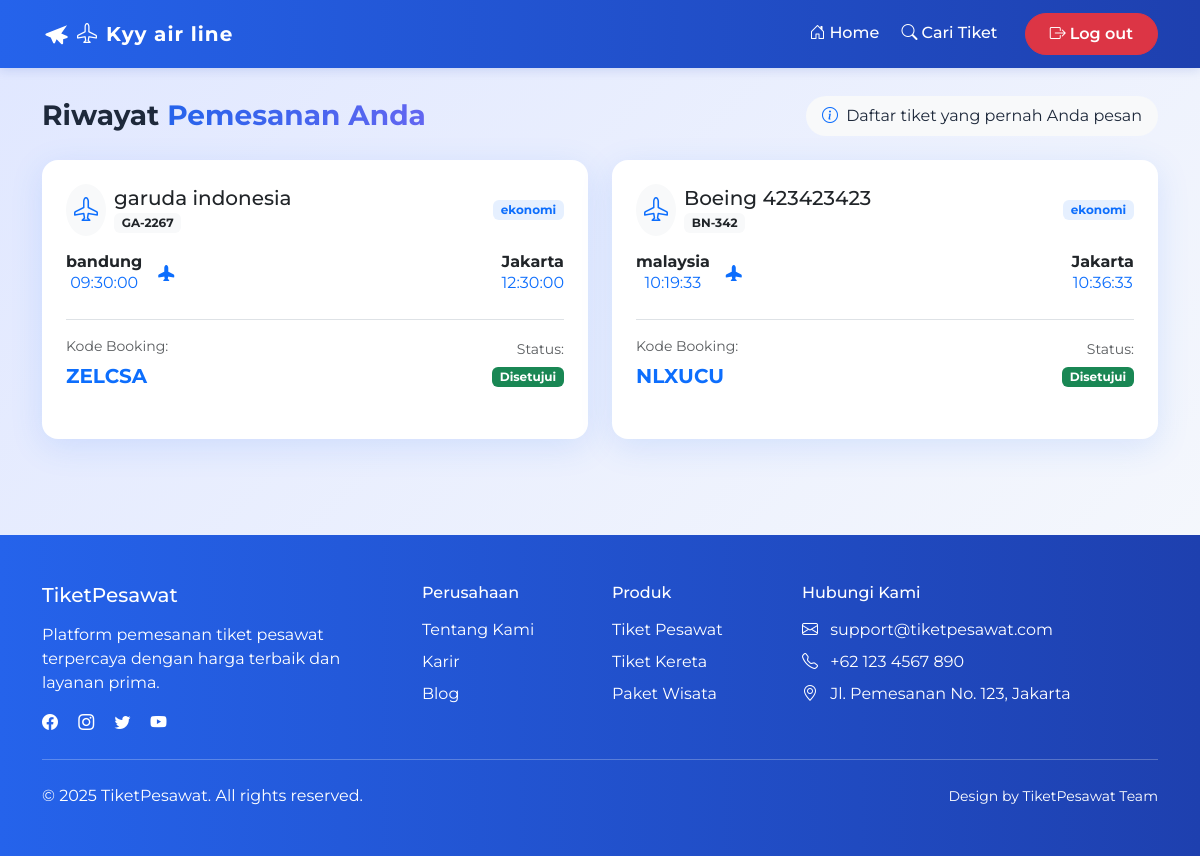
Before: /riwayat.php (signed in) with the older database file.
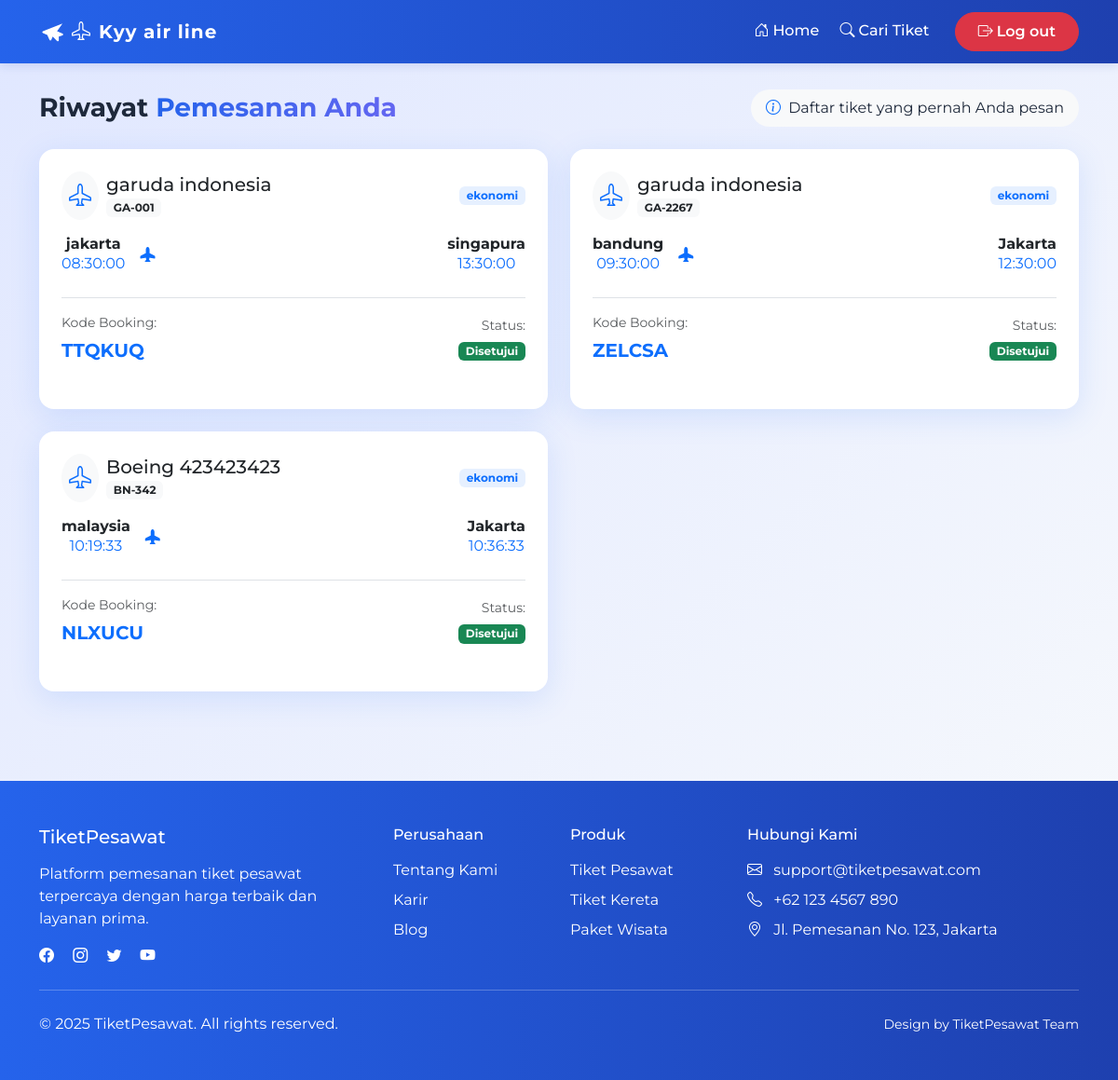
After: the same page with the newer database file.
### tables this page shows
CREATE TABLE `bookings` (
  `id` int NOT NULL,
  `id_pesawat` int NOT NULL,
  `id_user` int NOT NULL,
  `kode` varchar(50) NOT NULL,
  `status` enum('disetujui','menunggu') NOT NULL,
  `kelas` enum('ekonomi','bisnis','first class') NOT NULL,
  `jumlah` int NOT NULL DEFAULT '1',
  `total_harga` int NOT NULL DEFAULT '0',
  `created_at` timestamp NOT NULL DEFAULT CURRENT_TIMESTAMP
);

CREATE TABLE `pesawat` (
  `id` int NOT NULL,
  `nama` varchar(50) NOT NULL,
  `no_penerbangan` varchar(50) NOT NULL,
  `asal` varchar(50) NOT NULL,
  `tujuan` varchar(50) NOT NULL,
  `waktu_berangkat` time DEFAULT NULL,
  `harga` decimal(12,2) NOT NULL,
  `created_at` timestamp NOT NULL DEFAULT CURRENT_TIMESTAMP,
  `updated_at` timestamp NOT NULL DEFAULT CURRENT_TIMESTAMP,
  `waktu_tiba` time DEFAULT NULL,
  `kursi_tersedia` int NOT NULL
);

### riwayat.php (the view, shortened to what the changed rows need)
<?php
include "./koneksi.php";
$user_history = [];
$user_id = null;
if (isset($_SESSION["username"])) {
    $username = $_SESSION["username"];
    $stmt_user = $mysql->prepare("SELECT id FROM users WHERE username = ? LIMIT 1");
    $stmt_user->bind_param("s", $username);
    $stmt_user->execute();
    $user_result = $stmt_user->get_result();
    if ($user_result->num_rows > 0) {
        $user_data = $user_result->fetch_assoc();
        $user_id = (int)$user_data["id"];
    }
}
if ($user_id) {
    $query = "
        SELECT
            p.nama, p.no_penerbangan, p.asal, p.tujuan,
            p.waktu_berangkat, p.waktu_tiba, p.harga,
            k.kode, k.status, k.kelas
        FROM bookings k
        JOIN pesawat p ON k.id_pesawat = p.id
        WHERE k.id_user = ?
        ORDER BY k.id DESC
    ";
    $stmt_history = $mysql->prepare($query);
    if ($stmt_history === false) {
        error_log("Error preparing history query: " . $mysql->error);
    } else {
        $stmt_history->bind_param("i", $user_id);
        $stmt_history->execute();
        $history_result = $stmt_history->get_result();
        if ($history_result) {
            $user_history = $history_result->fetch_all(MYSQLI_ASSOC);
        }
    }
} else {
    header("Location: login.php");
    exit;
}
?>
<!DOCTYPE html>
<html lang="id">
<head>
    <link href="https://cdn.jsdelivr.net/npm/bootstrap@5.3.3/dist/css/bootstrap.min.css" rel="stylesheet">
    <link rel="stylesheet" href="https://cdn.jsdelivr.net/npm/bootstrap-icons@1.11.1/font/bootstrap-icons.css">
    <link rel="stylesheet" href="./assets/css/style.css">
    <link rel="stylesheet" href="https://cdnjs.cloudflare.com/ajax/libs/animate.css/4.1.1/animate.min.css" />
</head>
<body>
    <section class="container py-5 mt-5">
        <div class="search-results">
            <?php if (empty($user_history)) : ?>
                <div class="text-center py-5">
                    <i class="bi bi-journal-x" style="font-size: 4rem; color: #6c757d;"></i>
                    <h4 class="mt-3">Riwayat Anda Masih Kosong</h4>
                    <p class="text-muted">Anda belum pernah melakukan pemesanan tiket pesawat.</p>
                    <a href="pencarian.php" class="btn btn-primary mt-3">
                        <i class="bi bi-search me-2"></i>Cari Tiket Sekarang
                    </a>
                </div>
            <?php else : ?>
                <div class="row g-4" data-animate="animate-fade-in">
                    <?php foreach ($user_history as $pesanan) :
                        $status_class = 'bg-secondary';
                        $status_text = strtolower($pesanan["status"]);
                        if ($status_text == 'menunggu' || $status_text == 'menunggu persetujuan') {
                            $status_class = 'bg-warning text-dark';
                        } elseif ($status_text == 'dikonfirmasi' || $status_text == 'disetujui') {
                            $status_class = 'bg-success';
                        } elseif ($status_text == 'dibatalkan' || $status_text == 'gagal') {
                            $status_class = 'bg-danger';
                        }
                    ?>
                        <div class="col-md-6" data-animate="animate-fade-in">
                            <div class="result-card card h-100">
                                <div class="card-body p-4">
                                    <div class="d-flex justify-content-between align-items-center mb-3">
                                        <div class="d-flex align-items-center">
                                            <div class="airline-logo me-2 rounded-circle bg-light p-2">
                                                <i class="bi bi-airplane text-primary" style="font-size: 1.5rem;"></i>
                                            </div>
                                            <div>
                                                <h5 class="card-title mb-0"><?= htmlspecialchars($pesanan["nama"]) ?></h5>
                                                <span class="badge bg-light text-dark"><?= htmlspecialchars($pesanan["no_penerbangan"]) ?></span>
                                            </div>
                                        </div>
                                        <span class="badge bg-primary bg-opacity-10 text-primary fw-bold"><?= htmlspecialchars($pesanan["kelas"] ?? '-') ?></span>
                                    </div>
                                    <div class="flight-route d-flex justify-content-between align-items-center mb-4 position-relative">
                                        <div class="text-center">
                                            <h6 class="fw-bold mb-0"><?= htmlspecialchars($pesanan["asal"]) ?></h6>
                                            <p class="mb-0 text-primary"><?= htmlspecialchars($pesanan["waktu_berangkat"]) ?></p>
                                        </div>
                                        <div class="flight-line position-relative flex-grow-1 mx-3">
                                            <div class="flight-icon">
                                                <i class="bi bi-airplane-fill text-primary"></i>
                                            </div>
                                        </div>
                                        <div class="text-center">
                                            <h6 class="fw-bold mb-0"><?= htmlspecialchars($pesanan["tujuan"]) ?></h6>
                                            <p class="mb-0 text-primary"><?= htmlspecialchars($pesanan["waktu_tiba"]) ?></p>
                                        </div>
                                    </div>
                                    <div class="d-flex justify-content-between align-items-center mt-3 pt-3 border-top">
                                        <div>
                                            <p class="mb-1 small text-muted">Kode Booking:</p>
                                            <p class="card-text fw-bold text-primary mb-0 fs-5"><?= htmlspecialchars($pesanan["kode"]) ?></p>
                                        </div>
                                        <div class="text-end">
                                            <p class="mb-1 small text-muted">Status:</p>
                                            <span class="badge <?= $status_class ?>"><?= ucfirst(htmlspecialchars($pesanan["status"])) ?></span>
                                        </div>
                                    </div>
                                </div>
                            </div>
                        </div>
                    <?php endforeach; ?>
                </div>
            <?php endif; ?>
        </div>
    </section>
</body>
</html>

Changed rows visible on the page:
added bookings: id_pesawat.nama "garuda indonesia", id_pesawat.no_penerbangan "GA-001", kelas "ekonomi", id_pesawat.asal "jakarta", id_pesawat.waktu_berangkat "08:30:00", id_pesawat.tujuan "singapura", id_pesawat.waktu_tiba "13:30:00", kode "TTQKUQ", status "Disetujui"
